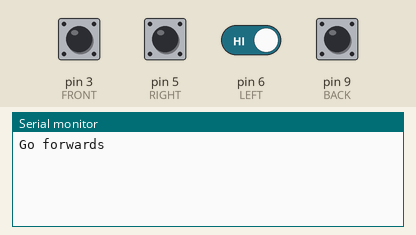
Recording of a sketch running on a simulated Arduino Uno, built with avr-gcc and run on an emulated ATmega328P. Parts: the last lines printed to the serial monitor. Inputs (shaded band) come from the test bench; at power-on: pin 3 (FRONT), pin 5 (RIGHT), pin 6 (LEFT), pin 9 (BACK) HIGH.

Above: at 1.2 s.
1.3 s: pin 3 (FRONT) pulled LOW for 0.15 s
At 1.43 s:
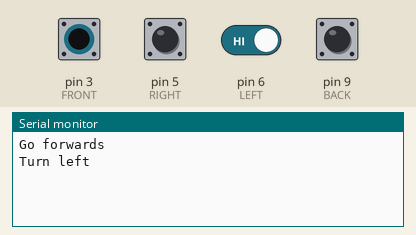
2.9 s: pin 3 (FRONT) driven LOW and pin 6 (LEFT) driven LOW
At 4.3 s:
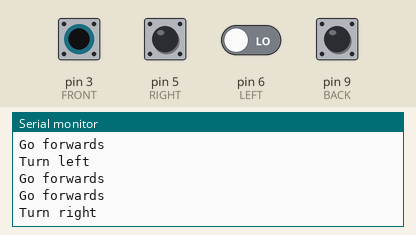

Measured:
- after the input at 1.3 s, the serial monitor: prints a new line at once (image 1)
- after the input at 2.9 s, the serial monitor: prints a new line at once (image 2)

The sketch:

line_follow.ino
```cpp
/*
 * Initial line-following algorithm for the raider-bot, using front, left, and right sensors.
 * Currently 'simulates' commands to robot for use with manual box array of sensors.
 * jlwatson
 * Created 02/22/16
 */

#define FRONT 3
#define RIGHT 5
#define LEFT 6
#define BACK 9

void setup() {
  Serial.begin(9600);

  pinMode(FRONT, INPUT_PULLUP);
  digitalWrite(FRONT, HIGH);

  pinMode(BACK, INPUT_PULLUP);
  digitalWrite(BACK, HIGH);

  pinMode(LEFT, INPUT_PULLUP);
  digitalWrite(LEFT, HIGH);

  pinMode(RIGHT, INPUT_PULLUP);
  digitalWrite(RIGHT, HIGH);

}

/*
 * note: 0 - white floor, 1 - black tape marking. state is stored in
 * a one-byte character where FRONT = 0th bit -> BACK = 3rd bit
 */
unsigned char readSensors(){

  unsigned char result = digitalRead(FRONT);
  result |= digitalRead(LEFT) << 1;
  result |= digitalRead(RIGHT) << 2;
  return result | digitalRead(BACK) << 3;
}

/*
 * note: only use for debugging; serial will slow down execution
 */
void printState(unsigned char state){

  Serial.println("-------- state --------");
  Serial.print("Front: "); Serial.println(state & 1);
  Serial.print("Left: "); Serial.println((state & (1 << 1)) >> 1);
  Serial.print("Right: "); Serial.println((state & (1 << 2)) >> 2);
  Serial.print("Back: "); Serial.println((state & (1 << 3)) >> 3);
}

unsigned char getFront(unsigned char state){
  return state & 1;
}

unsigned char getLeft(unsigned char state){
  return (state & (1 << 1)) >> 1;
}

unsigned char getRight(unsigned char state){
  return (state & (1 << 2)) >> 2;
}

void loop() {

  static unsigned char lastSensorReading = 0;
  unsigned char currentReading = readSensors();

  if(currentReading != lastSensorReading){
    lastSensorReading = currentReading;

    if(getFront(currentReading)) Serial.println("Go forwards");
    else if(getLeft(currentReading)) Serial.println("Turn left");
    else if(getRight(currentReading)) Serial.println("Turn right");
  }
}
```
